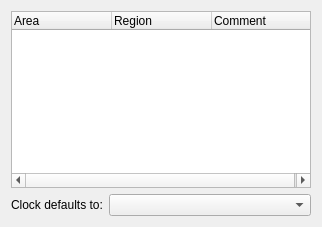
<ui version="4.0" >
 <class>timezonesConfig</class>
 <widget class="QWidget" name="timezonesConfig" >
  <property name="geometry" >
   <rect>
    <x>0</x>
    <y>0</y>
    <width>308</width>
    <height>227</height>
   </rect>
  </property>
  <layout class="QVBoxLayout" >
   <item>
    <widget class="KTimeZoneWidget" name="timeZones" >
     <property name="minimumSize" >
      <size>
       <width>300</width>
       <height>150</height>
      </size>
     </property>
     <property name="toolTip" >
      <string>Select one or several time zones.</string>
     </property>
     <property name="whatsThis" >
      <string>&lt;!DOCTYPE HTML PUBLIC "-//W3C//DTD HTML 4.0//EN" "http://www.w3.org/TR/REC-html40/strict.dtd">
&lt;html>&lt;head>&lt;meta name="qrichtext" content="1" />&lt;style type="text/css">
p, li { white-space: pre-wrap; }
&lt;/style>&lt;/head>&lt;body style=" font-family:'Sans Serif'; font-size:10pt; font-weight:400; font-style:normal;">
&lt;p style=" margin-top:0px; margin-bottom:0px; margin-left:0px; margin-right:0px; -qt-block-indent:0; text-indent:0px;">Your &lt;span style=" font-weight:600;">Local&lt;/span> time and time zone are defined in System Settings, in the Date and Time tab. As default, your plasma clock will use this setting.&lt;/p>
&lt;p style=" margin-top:0px; margin-bottom:0px; margin-left:0px; margin-right:0px; -qt-block-indent:0; text-indent:0px;">The plasma clock tooltip can display the time in several other time zones: to do so, select one or several more time zones in the list. Click on a line to select it and click on it again to deselect it. &lt;/p>
&lt;p style=" margin-top:0px; margin-bottom:0px; margin-left:0px; margin-right:0px; -qt-block-indent:0; text-indent:0px;">After you validate your choices with the OK button, when your mouse is over the clock, a tooltip will display the time in all the selected time zones.&lt;/p>
&lt;p style=" margin-top:0px; margin-bottom:0px; margin-left:0px; margin-right:0px; -qt-block-indent:0; text-indent:0px;">To select a &lt;span style=" font-weight:600;">Default&lt;/span> time zone: you can either scroll over the clock with your mouse wheel and set the one you want or you can set it with "Clock defaults to:". .&lt;/p>&lt;/body>&lt;/html></string>
     </property>
     <property name="selectionMode" >
      <enum>QAbstractItemView::MultiSelection</enum>
     </property>
     <column>
      <property name="text" >
       <string>Area</string>
      </property>
     </column>
     <column>
      <property name="text" >
       <string>Region</string>
      </property>
     </column>
     <column>
      <property name="text" >
       <string>Comment</string>
      </property>
     </column>
    </widget>
   </item>
   <item>
    <layout class="QGridLayout" name="gridLayout" >
     <item row="0" column="0" >
      <widget class="QLabel" name="label" >
       <property name="text" >
        <string>Clock defaults to:</string>
       </property>
      </widget>
     </item>
     <item row="0" column="1" >
      <widget class="QComboBox" name="clockDefaultsTo" >
       <property name="sizePolicy" >
        <sizepolicy vsizetype="Fixed" hsizetype="Expanding" >
         <horstretch>0</horstretch>
         <verstretch>0</verstretch>
        </sizepolicy>
       </property>
       <property name="toolTip" >
        <string>The time the clock will display</string>
       </property>
       <property name="whatsThis" >
        <string>The clock will display the time for the selected default zone.
Local is the time you set in System Settings.</string>
       </property>
       <property name="insertPolicy" >
        <enum>QComboBox::InsertAlphabetically</enum>
       </property>
      </widget>
     </item>
    </layout>
   </item>
  </layout>
 </widget>
 <customwidgets>
  <customwidget>
   <class>KTimeZoneWidget</class>
   <extends>QTreeWidget</extends>
   <header>ktimezonewidget.h</header>
  </customwidget>
 </customwidgets>
 <resources/>
 <connections/>
</ui>
